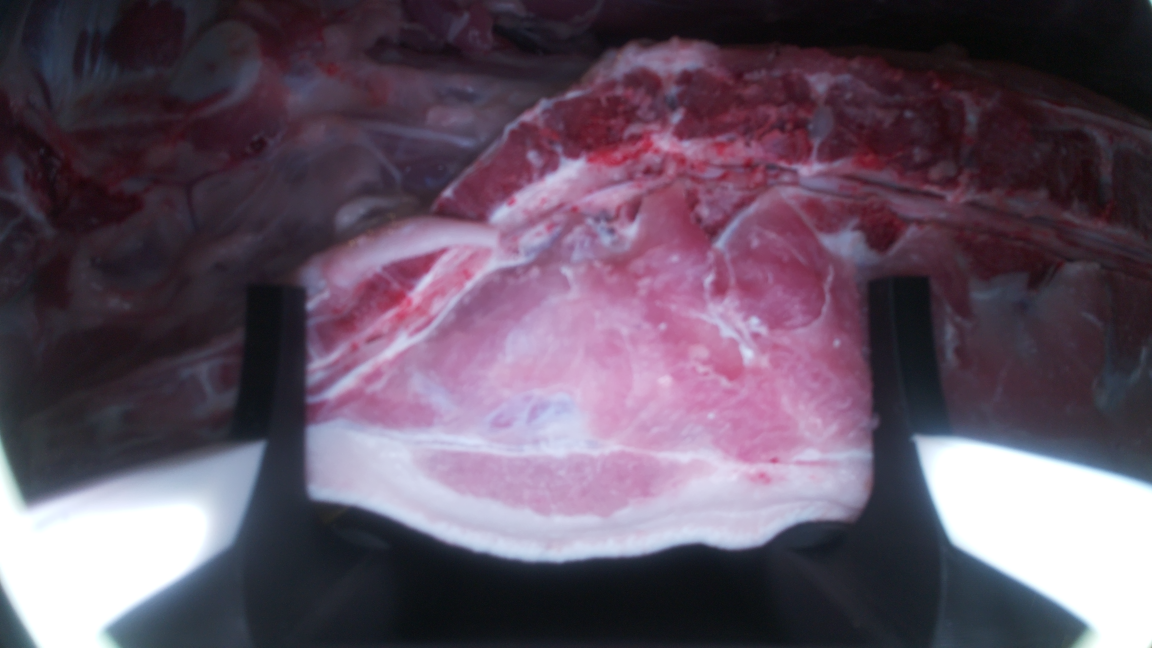
#> input picture img/IMG_AF_3007/0001.png, 2304 x 1296 px, found by its file name (shown at 1/2 size); its folder holds only this picture in this run
$ python Resize_Rotate.py
#> lines starting #> are read from the running program, lines starting #| are printed output that depends on the picture
#> in resize_and_rotate_images_in_folder, image is the input picture: shape (1296, 2304, 3); mean B, G, R 98.8, 82.2, 98.2
import cv2
import numpy as np
import time
from sklearn.cluster import KMeans
import os

start_time = time.time()

def resize_image(image, new_width=None, new_height=None):
    # Déterminer la nouvelle taille de l'image en conservant le ratio d'aspect
#> called with new_width = 500
    if new_width is None and new_height is None:
        return image  # Aucun redimensionnement n'est nécessaire
    elif new_width is None:
        ratio = new_height / image.shape[0]
        new_width = int(image.shape[1] * ratio)
    elif new_height is None:
        ratio = new_width / image.shape[1]
#> ratio = 0.217
        new_height = int(image.shape[0] * ratio)
#> new_height = 281

    # Redimensionner l'image en utilisant l'interpolation
    resized_image = cv2.resize(image, (new_width, new_height), interpolation=cv2.INTER_AREA)
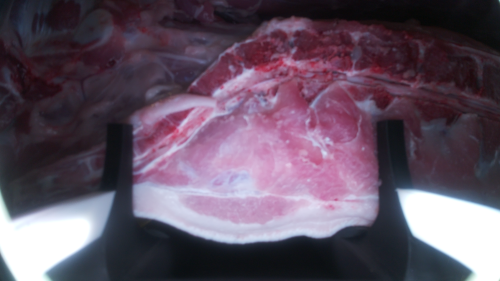
#> resized_image: shape (281, 500, 3); mean B, G, R 98.8, 82.2, 98.2

    return resized_image

def rotate_image_180(image):
    # Rotation de l'image de 180 degrés
    rotated_image = cv2.rotate(image, cv2.ROTATE_180)
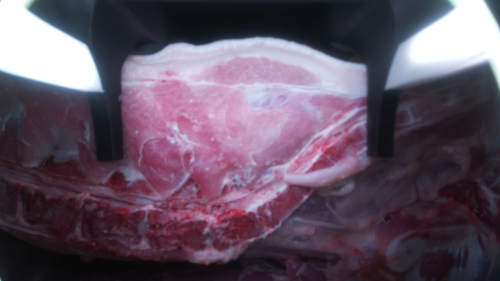
#> rotated_image: shape (281, 500, 3); mean B, G, R 98.8, 82.2, 98.2
    return rotated_image

def resize_and_rotate_images_in_folder(folder_path, output_folder, new_width=None, new_height=None):
    numero_photo = 1
    # Créer le dossier de sortie s'il n'existe pas
    if not os.path.exists(output_folder):
        os.makedirs(output_folder)

    # Parcourir toutes les images dans le dossier d'entrée
    for filename in os.listdir(folder_path):
        # Vérifier si le fichier est une image
        if filename.endswith(('.jpg', '.jpeg', '.png', '.bmp')):
            # Charger l'image
            image_path = os.path.join(folder_path, filename)
            image = cv2.imread(image_path)

            # Redimensionner l'image
            resized_image = resize_image(image, new_width, new_height)

            # Rotation de l'image de 180 degrés
            rotated_image = rotate_image_180(resized_image)

            nouveau_nom = str(numero_photo).zfill(4) + os.path.splitext(filename)[1]
            # Renommer le fichier
            os.rename(os.path.join(folder_path, filename), os.path.join(folder_path, nouveau_nom))
            # Incrémenter le compteur de photo
            numero_photo += 1

            # Enregistrer l'image redimensionnée et rotée dans le dossier de sortie
            output_path = os.path.join(output_folder, filename)
            cv2.imwrite(output_path, rotated_image)
            #cv2.imwrite(output_path)

# Spécifier le chemin du dossier contenant les images à redimensionner
folder_path = "./img/SOURCE/IMG_AF_3007"

# Spécifier le chemin du dossier de sortie pour les images redimensionnées
output_folder = "./img/SOURCE/IMG_AF_3007_REDIM"

# Redimensionner et faire une rotation de 180 degrés sur toutes les images dans le dossier spécifié
resize_and_rotate_images_in_folder(folder_path, output_folder, new_width=500)  # Changer la largeur désirée ici

print("Temps d'exécution: %s secondes" % (time.time() - start_time))

$ run again, on img/IMG_AF_3007/0005.png
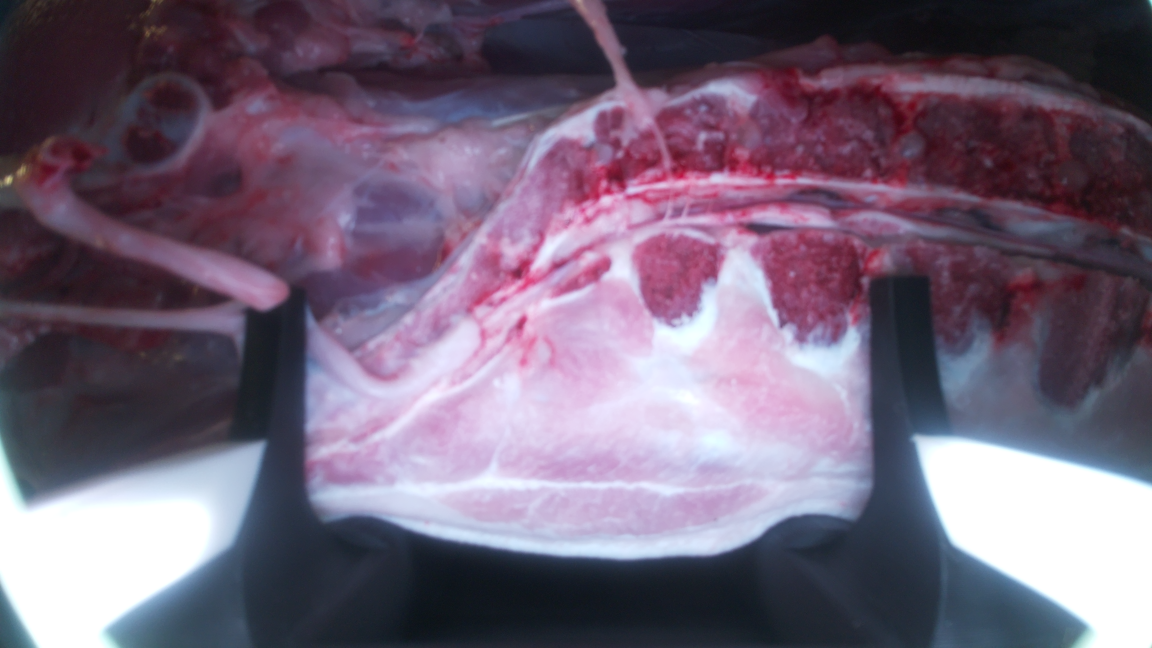
#> input picture img/IMG_AF_3007/0005.png, 2304 x 1296 px, found by its file name (shown at 1/2 size)
#> in resize_and_rotate_images_in_folder, image is the input picture: shape (1296, 2304, 3); mean B, G, R 120, 99.8, 114.7
#> in resize_image, `resized_image = cv2.resize(image, (new_width, new_height), interpolati..`:
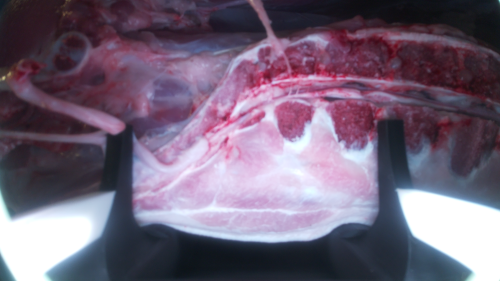
#> resized_image: shape (281, 500, 3); mean B, G, R 120, 99.8, 114.7
#> in rotate_image_180, `rotated_image = cv2.rotate(image, cv2.ROTATE_180)`:
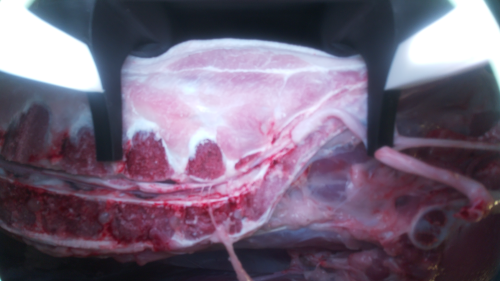
#> rotated_image: shape (281, 500, 3); mean B, G, R 120, 99.8, 114.7

$ run again, on img/IMG_AF_3007/0007.png
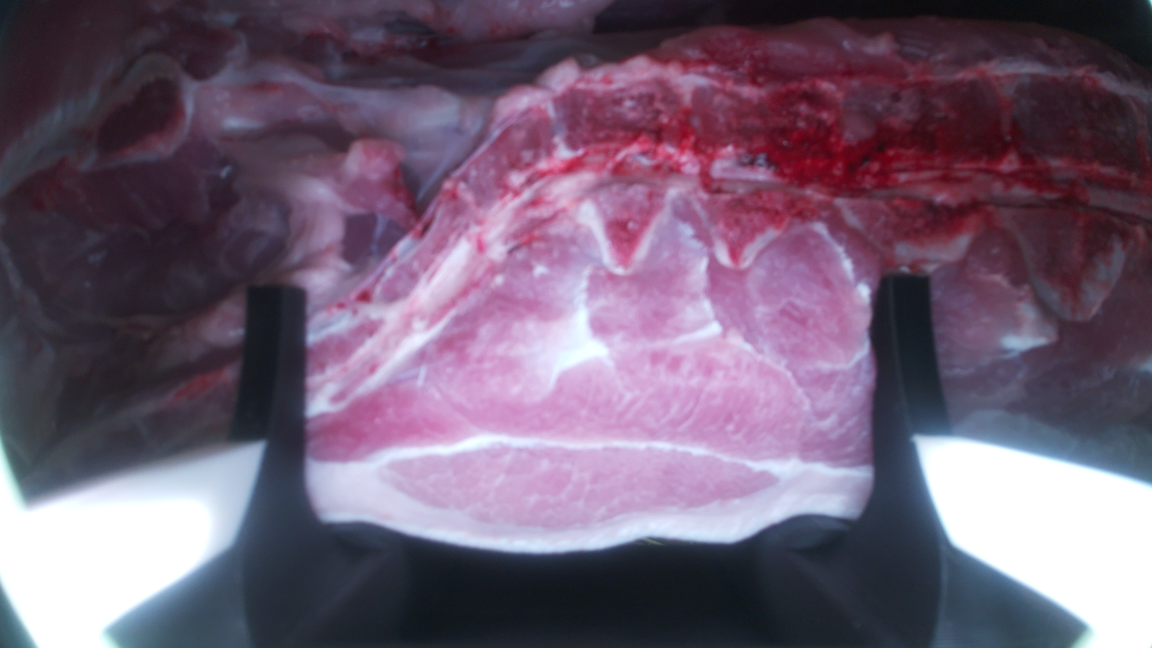
#> input picture img/IMG_AF_3007/0007.png, 2304 x 1296 px, found by its file name (shown at 1/2 size)
#> in resize_and_rotate_images_in_folder, image is the input picture: shape (1296, 2304, 3); mean B, G, R 115.5, 94.4, 113.1
#> in resize_image, `resized_image = cv2.resize(image, (new_width, new_height), interpolati..`:
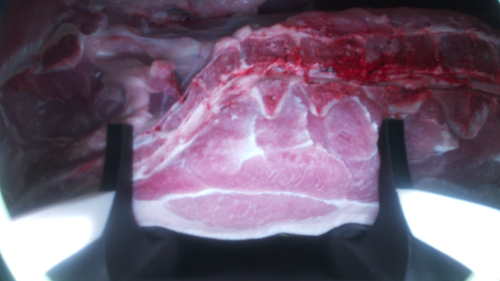
#> resized_image: shape (281, 500, 3); mean B, G, R 115.5, 94.4, 113.1
#> in rotate_image_180, `rotated_image = cv2.rotate(image, cv2.ROTATE_180)`:
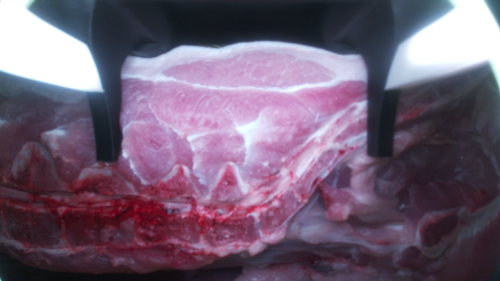
#> rotated_image: shape (281, 500, 3); mean B, G, R 115.5, 94.4, 113.1

$ run again, on img/IMG_AF_3007/0002.png
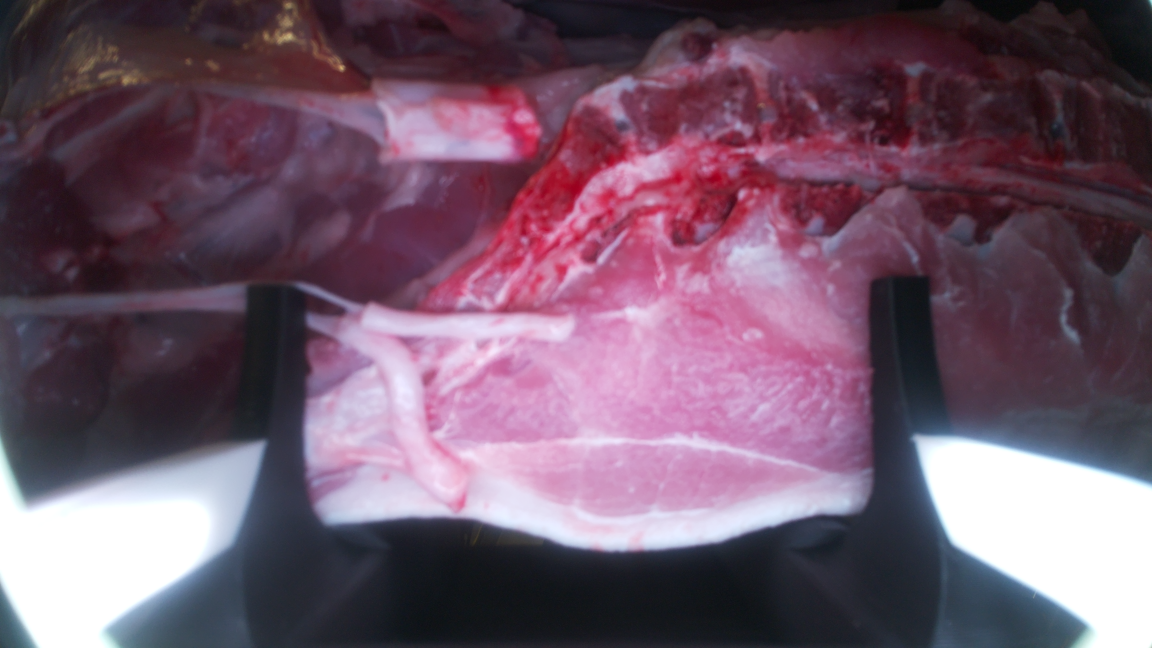
#> input picture img/IMG_AF_3007/0002.png, 2304 x 1296 px, found by its file name (shown at 1/2 size)
#> in resize_and_rotate_images_in_folder, image is the input picture: shape (1296, 2304, 3); mean B, G, R 105.3, 86.8, 112.5
#> in resize_image, `resized_image = cv2.resize(image, (new_width, new_height), interpolati..`:
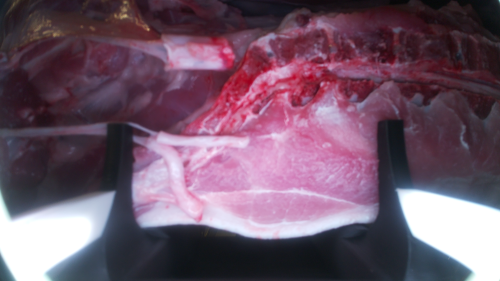
#> resized_image: shape (281, 500, 3); mean B, G, R 105.3, 86.8, 112.5
#> in rotate_image_180, `rotated_image = cv2.rotate(image, cv2.ROTATE_180)`:
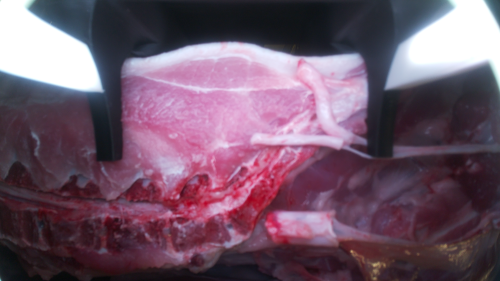
#> rotated_image: shape (281, 500, 3); mean B, G, R 105.3, 86.8, 112.5
